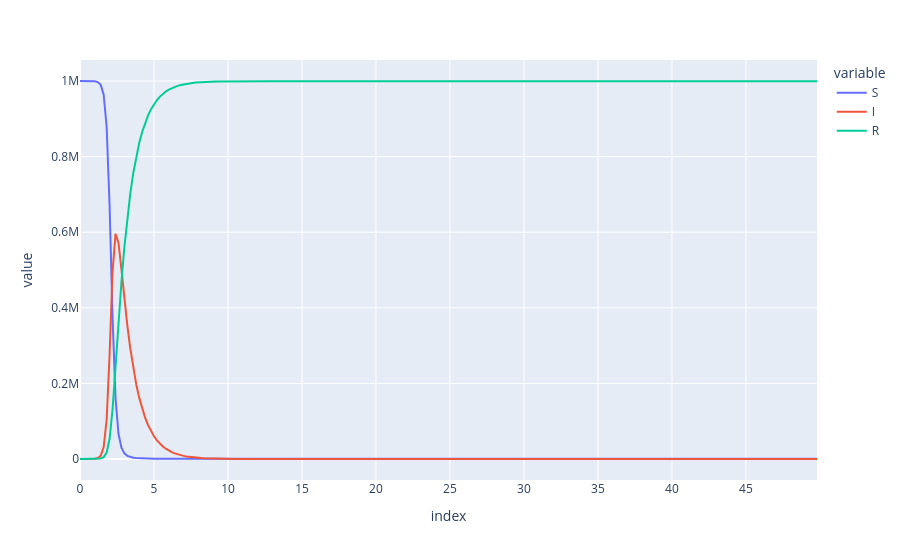

This figure's notebook cell:
### Code cell
results["compartments"].to_pandas_df().plot()

### Figure 1 — Plotly figure (JSON) as saved in the notebook; plotly's stock layout.template omitted (floating-point values rounded to 4 significant figures; data arrays with more than 128 entries replaced by an {"elided": "..."} marker saying what was removed)
{"data": [{"hovertemplate": "variable=S<br>index=%{x}<br>value=%{y}<extra></extra>", "legendgroup": "S", "line": {"color": "#636efa", "dash": "solid"}, "marker": {"symbol": "circle"}, "mode": "lines", "name": "S", "orientation": "v", "showlegend": true, "type": "scatter", "x": {"elided": "250 float values"}, "xaxis": "x", "y": {"elided": "250 float values"}, "yaxis": "y"}, {"hovertemplate": "variable=I<br>index=%{x}<br>value=%{y}<extra></extra>", "legendgroup": "I", "line": {"color": "#EF553B", "dash": "solid"}, "marker": {"symbol": "circle"}, "mode": "lines", "name": "I", "orientation": "v", "showlegend": true, "type": "scatter", "x": {"elided": "250 float values"}, "xaxis": "x", "y": {"elided": "250 float values"}, "yaxis": "y"}, {"hovertemplate": "variable=R<br>index=%{x}<br>value=%{y}<extra></extra>", "legendgroup": "R", "line": {"color": "#00cc96", "dash": "solid"}, "marker": {"symbol": "circle"}, "mode": "lines", "name": "R", "orientation": "v", "showlegend": true, "type": "scatter", "x": {"elided": "250 float values"}, "xaxis": "x", "y": {"elided": "250 float values"}, "yaxis": "y"}], "layout": {"legend": {"title": {"text": "variable"}, "tracegroupgap": 0}, "margin": {"t": 60}, "xaxis": {"anchor": "y", "domain": [0, 1], "title": {"text": "index"}}, "yaxis": {"anchor": "x", "domain": [0, 1], "title": {"text": "value"}}}}
